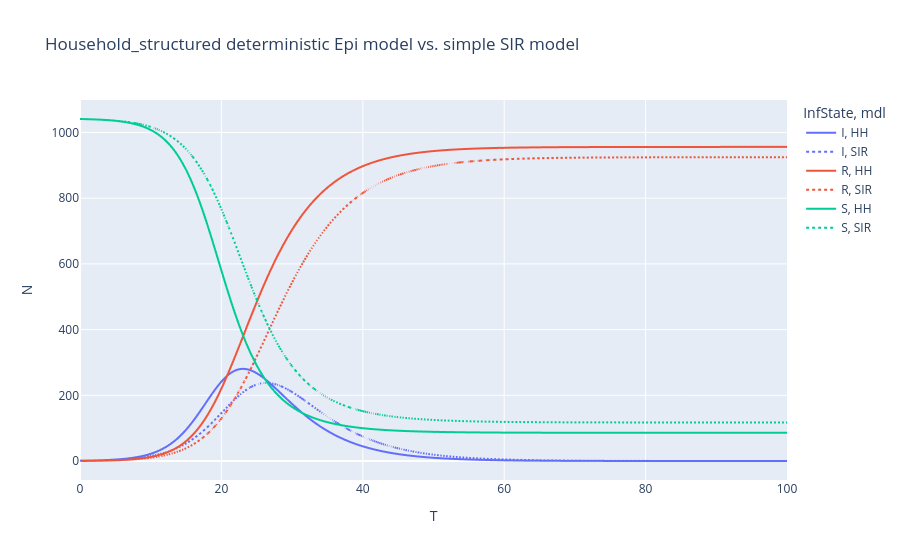

Here is the notebook cell this chart was saved with:
### Code cell
#get the number infected at each time step from the hh_mdl_vec
hh_res = hh_mdl_vec._covnert_list_of_arrays_to_df(hh_mdl_vec._full_epi_list).drop("HH_Number", axis=1)
hh_res = hh_res.groupby(["InfState","T"]).sum().reset_index()
hh_res["mdl"] = "HH"

sir_res = sir_mdl_vec._covnert_list_of_arrays_to_df(sir_mdl_vec._full_epi_list)
sir_res["mdl"] = "SIR"

all_res = pd.concat([hh_res, sir_res])

epi_fig_determ = px.line(all_res, x="T", y="N", color="InfState",line_dash="mdl", title="Household_structured deterministic Epi model vs. simple SIR model")
epi_fig_determ.show()

### Figure 1 — Plotly figure (JSON) as saved in the notebook; plotly's stock layout.template omitted (floating-point values rounded to 4 significant figures; data arrays with more than 128 entries replaced by an {"elided": "..."} marker saying what was removed)
{"data": [{"hovertemplate": "InfState=I<br>mdl=HH<br>T=%{x}<br>N=%{y}<extra></extra>", "legendgroup": "I, HH", "line": {"color": "#636efa", "dash": "solid"}, "marker": {"symbol": "circle"}, "mode": "lines", "name": "I, HH", "showlegend": true, "type": "scattergl", "x": {"elided": "401 float values"}, "xaxis": "x", "y": {"elided": "401 float values"}, "yaxis": "y"}, {"hovertemplate": "InfState=I<br>mdl=SIR<br>T=%{x}<br>N=%{y}<extra></extra>", "legendgroup": "I, SIR", "line": {"color": "#636efa", "dash": "dot"}, "marker": {"symbol": "circle"}, "mode": "lines", "name": "I, SIR", "showlegend": true, "type": "scattergl", "x": {"elided": "401 float values"}, "xaxis": "x", "y": {"elided": "401 float values"}, "yaxis": "y"}, {"hovertemplate": "InfState=R<br>mdl=HH<br>T=%{x}<br>N=%{y}<extra></extra>", "legendgroup": "R, HH", "line": {"color": "#EF553B", "dash": "solid"}, "marker": {"symbol": "circle"}, "mode": "lines", "name": "R, HH", "showlegend": true, "type": "scattergl", "x": {"elided": "400 float values"}, "xaxis": "x", "y": {"elided": "400 float values"}, "yaxis": "y"}, {"hovertemplate": "InfState=R<br>mdl=SIR<br>T=%{x}<br>N=%{y}<extra></extra>", "legendgroup": "R, SIR", "line": {"color": "#EF553B", "dash": "dot"}, "marker": {"symbol": "circle"}, "mode": "lines", "name": "R, SIR", "showlegend": true, "type": "scattergl", "x": {"elided": "400 float values"}, "xaxis": "x", "y": {"elided": "400 float values"}, "yaxis": "y"}, {"hovertemplate": "InfState=S<br>mdl=HH<br>T=%{x}<br>N=%{y}<extra></extra>", "legendgroup": "S, HH", "line": {"color": "#00cc96", "dash": "solid"}, "marker": {"symbol": "circle"}, "mode": "lines", "name": "S, HH", "showlegend": true, "type": "scattergl", "x": {"elided": "401 float values"}, "xaxis": "x", "y": {"elided": "401 float values"}, "yaxis": "y"}, {"hovertemplate": "InfState=S<br>mdl=SIR<br>T=%{x}<br>N=%{y}<extra></extra>", "legendgroup": "S, SIR", "line": {"color": "#00cc96", "dash": "dot"}, "marker": {"symbol": "circle"}, "mode": "lines", "name": "S, SIR", "showlegend": true, "type": "scattergl", "x": {"elided": "401 float values"}, "xaxis": "x", "y": {"elided": "401 float values"}, "yaxis": "y"}], "layout": {"legend": {"title": {"text": "InfState, mdl"}, "tracegroupgap": 0}, "title": {"text": "Household_structured deterministic Epi model vs. simple SIR model"}, "xaxis": {"anchor": "y", "domain": [0, 1], "title": {"text": "T"}}, "yaxis": {"anchor": "x", "domain": [0, 1], "title": {"text": "N"}}}}
